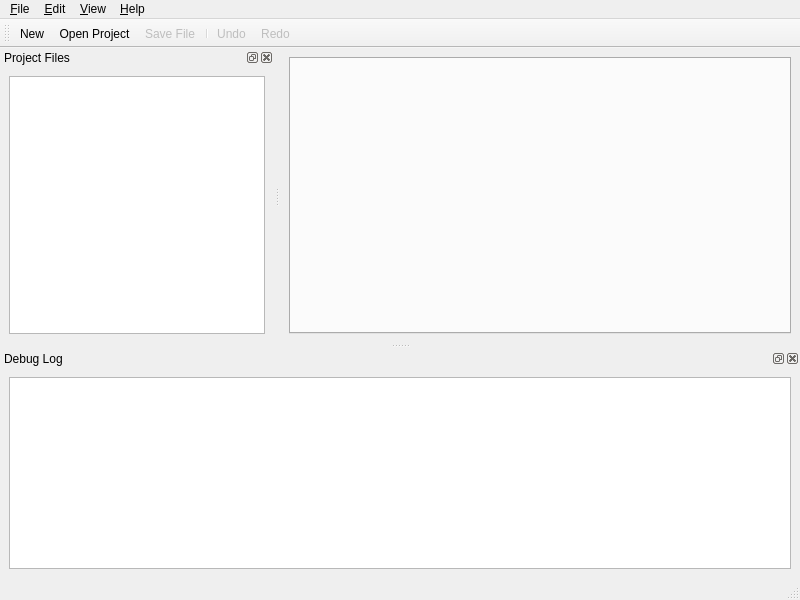
<?xml version="1.0" encoding="UTF-8"?>
<ui version="4.0">
 <class>MainWindow</class>
 <widget class="QMainWindow" name="MainWindow">
  <property name="geometry">
   <rect>
    <x>0</x>
    <y>0</y>
    <width>800</width>
    <height>600</height>
   </rect>
  </property>
  <property name="windowTitle">
   <string>Wombat Studio</string>
  </property>
  <property name="windowIcon">
   <iconset resource="rsrc.qrc">
    <normaloff>:/img/img/box.png</normaloff>:/img/img/box.png</iconset>
  </property>
  <property name="layoutDirection">
   <enum>Qt::LeftToRight</enum>
  </property>
  <property name="tabShape">
   <enum>QTabWidget::Rounded</enum>
  </property>
  <property name="dockOptions">
   <set>QMainWindow::AllowTabbedDocks|QMainWindow::AnimatedDocks</set>
  </property>
  <widget class="QWidget" name="centralwidget">
   <layout class="QHBoxLayout" name="horizontalLayout_2">
    <item>
     <widget class="QTabWidget" name="tabWidget">
      <property name="currentIndex">
       <number>-1</number>
      </property>
      <property name="documentMode">
       <bool>false</bool>
      </property>
      <property name="tabsClosable">
       <bool>true</bool>
      </property>
      <property name="movable">
       <bool>true</bool>
      </property>
     </widget>
    </item>
   </layout>
  </widget>
  <widget class="QStatusBar" name="statusbar"/>
  <widget class="QDockWidget" name="dockProjectFiles">
   <property name="windowIcon">
    <iconset>
     <normaloff>:/img/box.png</normaloff>:/img/box.png</iconset>
   </property>
   <property name="features">
    <set>QDockWidget::AllDockWidgetFeatures</set>
   </property>
   <property name="windowTitle">
    <string>Project Files</string>
   </property>
   <attribute name="dockWidgetArea">
    <number>1</number>
   </attribute>
   <widget class="QWidget" name="dockWidgetContents">
    <layout class="QVBoxLayout" name="verticalLayout">
     <item>
      <widget class="QTreeView" name="fileList">
       <property name="contextMenuPolicy">
        <enum>Qt::CustomContextMenu</enum>
       </property>
       <property name="dragEnabled">
        <bool>true</bool>
       </property>
       <property name="dragDropOverwriteMode">
        <bool>true</bool>
       </property>
       <property name="dragDropMode">
        <enum>QAbstractItemView::InternalMove</enum>
       </property>
       <property name="defaultDropAction">
        <enum>Qt::MoveAction</enum>
       </property>
      </widget>
     </item>
    </layout>
   </widget>
  </widget>
  <widget class="QToolBar" name="toolBar">
   <property name="windowTitle">
    <string>Tool Bar</string>
   </property>
   <attribute name="toolBarArea">
    <enum>TopToolBarArea</enum>
   </attribute>
   <attribute name="toolBarBreak">
    <bool>false</bool>
   </attribute>
   <addaction name="actionNewMenu"/>
   <addaction name="actionOpenProject"/>
   <addaction name="actionSave"/>
   <addaction name="separator"/>
   <addaction name="actionUndo"/>
   <addaction name="actionRedo"/>
  </widget>
  <widget class="QMenuBar" name="menubar">
   <property name="geometry">
    <rect>
     <x>0</x>
     <y>0</y>
     <width>800</width>
     <height>27</height>
    </rect>
   </property>
   <widget class="QMenu" name="menuFile">
    <property name="title">
     <string>&amp;File</string>
    </property>
    <addaction name="actionNewMenu"/>
    <addaction name="actionOpenProject"/>
    <addaction name="actionSave"/>
    <addaction name="actionSaveAll"/>
    <addaction name="actionQuit"/>
   </widget>
   <widget class="QMenu" name="menuHelp">
    <property name="title">
     <string>&amp;Help</string>
    </property>
    <addaction name="actionAbout"/>
   </widget>
   <widget class="QMenu" name="menuWindow">
    <property name="title">
     <string>&amp;View</string>
    </property>
    <addaction name="actionProjectFiles"/>
    <addaction name="actionDebugLog"/>
   </widget>
   <widget class="QMenu" name="menuEdit">
    <property name="title">
     <string>&amp;Edit</string>
    </property>
    <addaction name="actionUndo"/>
    <addaction name="actionRedo"/>
   </widget>
   <addaction name="menuFile"/>
   <addaction name="menuEdit"/>
   <addaction name="menuWindow"/>
   <addaction name="menuHelp"/>
  </widget>
  <widget class="QDockWidget" name="dockDebug">
   <property name="minimumSize">
    <size>
     <width>450</width>
     <height>200</height>
    </size>
   </property>
   <property name="baseSize">
    <size>
     <width>150</width>
     <height>100</height>
    </size>
   </property>
   <property name="floating">
    <bool>true</bool>
   </property>
   <property name="windowTitle">
    <string>Debug Log</string>
   </property>
   <attribute name="dockWidgetArea">
    <number>8</number>
   </attribute>
   <widget class="QWidget" name="dockWidgetContents_6">
    <layout class="QHBoxLayout" name="horizontalLayout_3">
     <item>
      <widget class="QListWidget" name="listDebugLog"/>
     </item>
    </layout>
   </widget>
  </widget>
  <action name="actionSave">
   <property name="enabled">
    <bool>false</bool>
   </property>
   <property name="text">
    <string>&amp;Save File</string>
   </property>
   <property name="toolTip">
    <string>Save</string>
   </property>
   <property name="shortcut">
    <string>Ctrl+S</string>
   </property>
  </action>
  <action name="actionQuit">
   <property name="text">
    <string>&amp;Quit</string>
   </property>
   <property name="shortcut">
    <string>Ctrl+Q</string>
   </property>
  </action>
  <action name="actionNewMenu">
   <property name="text">
    <string>&amp;New...</string>
   </property>
   <property name="toolTip">
    <string>New...</string>
   </property>
   <property name="shortcut">
    <string>Ctrl+N</string>
   </property>
  </action>
  <action name="actionSaveAll">
   <property name="text">
    <string>Save &amp;All</string>
   </property>
   <property name="toolTip">
    <string>Save All</string>
   </property>
  </action>
  <action name="actionAbout">
   <property name="text">
    <string>&amp;About</string>
   </property>
  </action>
  <action name="actionProjectFiles">
   <property name="checkable">
    <bool>true</bool>
   </property>
   <property name="checked">
    <bool>true</bool>
   </property>
   <property name="text">
    <string>&amp;Project Files</string>
   </property>
   <property name="shortcut">
    <string>Ctrl+1</string>
   </property>
  </action>
  <action name="actionOpenProject">
   <property name="text">
    <string>&amp;Open Project</string>
   </property>
   <property name="shortcut">
    <string>Ctrl+O</string>
   </property>
  </action>
  <action name="actionUndo">
   <property name="enabled">
    <bool>false</bool>
   </property>
   <property name="text">
    <string>&amp;Undo</string>
   </property>
   <property name="shortcut">
    <string>Ctrl+Z</string>
   </property>
  </action>
  <action name="actionRedo">
   <property name="enabled">
    <bool>false</bool>
   </property>
   <property name="text">
    <string>&amp;Redo</string>
   </property>
   <property name="shortcut">
    <string>Ctrl+Y</string>
   </property>
  </action>
  <action name="actionClose_Tab">
   <property name="text">
    <string>Close Tab</string>
   </property>
   <property name="shortcut">
    <string>Ctrl+F4</string>
   </property>
  </action>
  <action name="actionDebugLog">
   <property name="checkable">
    <bool>true</bool>
   </property>
   <property name="checked">
    <bool>false</bool>
   </property>
   <property name="text">
    <string>&amp;Debug Log</string>
   </property>
   <property name="shortcut">
    <string>Ctrl+0</string>
   </property>
  </action>
 </widget>
 <resources>
  <include location="rsrc.qrc"/>
 </resources>
 <connections>
  <connection>
   <sender>actionQuit</sender>
   <signal>triggered()</signal>
   <receiver>MainWindow</receiver>
   <slot>close()</slot>
   <hints>
    <hint type="sourcelabel">
     <x>-1</x>
     <y>-1</y>
    </hint>
    <hint type="destinationlabel">
     <x>415</x>
     <y>308</y>
    </hint>
   </hints>
  </connection>
  <connection>
   <sender>actionProjectFiles</sender>
   <signal>toggled(bool)</signal>
   <receiver>dockProjectFiles</receiver>
   <slot>setVisible(bool)</slot>
   <hints>
    <hint type="sourcelabel">
     <x>-1</x>
     <y>-1</y>
    </hint>
    <hint type="destinationlabel">
     <x>120</x>
     <y>324</y>
    </hint>
   </hints>
  </connection>
  <connection>
   <sender>dockProjectFiles</sender>
   <signal>visibilityChanged(bool)</signal>
   <receiver>actionProjectFiles</receiver>
   <slot>setChecked(bool)</slot>
   <hints>
    <hint type="sourcelabel">
     <x>120</x>
     <y>324</y>
    </hint>
    <hint type="destinationlabel">
     <x>-1</x>
     <y>-1</y>
    </hint>
   </hints>
  </connection>
  <connection>
   <sender>actionNewMenu</sender>
   <signal>triggered()</signal>
   <receiver>MainWindow</receiver>
   <slot>newMenu()</slot>
   <hints>
    <hint type="sourcelabel">
     <x>-1</x>
     <y>-1</y>
    </hint>
    <hint type="destinationlabel">
     <x>399</x>
     <y>299</y>
    </hint>
   </hints>
  </connection>
  <connection>
   <sender>actionOpenProject</sender>
   <signal>triggered()</signal>
   <receiver>MainWindow</receiver>
   <slot>openProject()</slot>
   <hints>
    <hint type="sourcelabel">
     <x>-1</x>
     <y>-1</y>
    </hint>
    <hint type="destinationlabel">
     <x>399</x>
     <y>299</y>
    </hint>
   </hints>
  </connection>
  <connection>
   <sender>fileList</sender>
   <signal>activated(QModelIndex)</signal>
   <receiver>MainWindow</receiver>
   <slot>openFile(QModelIndex)</slot>
   <hints>
    <hint type="sourcelabel">
     <x>136</x>
     <y>325</y>
    </hint>
    <hint type="destinationlabel">
     <x>399</x>
     <y>299</y>
    </hint>
   </hints>
  </connection>
  <connection>
   <sender>actionSave</sender>
   <signal>triggered()</signal>
   <receiver>MainWindow</receiver>
   <slot>saveFile()</slot>
   <hints>
    <hint type="sourcelabel">
     <x>-1</x>
     <y>-1</y>
    </hint>
    <hint type="destinationlabel">
     <x>399</x>
     <y>299</y>
    </hint>
   </hints>
  </connection>
  <connection>
   <sender>actionUndo</sender>
   <signal>triggered()</signal>
   <receiver>MainWindow</receiver>
   <slot>undo()</slot>
   <hints>
    <hint type="sourcelabel">
     <x>-1</x>
     <y>-1</y>
    </hint>
    <hint type="destinationlabel">
     <x>399</x>
     <y>299</y>
    </hint>
   </hints>
  </connection>
  <connection>
   <sender>actionRedo</sender>
   <signal>triggered()</signal>
   <receiver>MainWindow</receiver>
   <slot>redo()</slot>
   <hints>
    <hint type="sourcelabel">
     <x>-1</x>
     <y>-1</y>
    </hint>
    <hint type="destinationlabel">
     <x>399</x>
     <y>299</y>
    </hint>
   </hints>
  </connection>
  <connection>
   <sender>tabWidget</sender>
   <signal>tabCloseRequested(int)</signal>
   <receiver>MainWindow</receiver>
   <slot>closeTab(int)</slot>
   <hints>
    <hint type="sourcelabel">
     <x>537</x>
     <y>316</y>
    </hint>
    <hint type="destinationlabel">
     <x>399</x>
     <y>299</y>
    </hint>
   </hints>
  </connection>
  <connection>
   <sender>actionDebugLog</sender>
   <signal>toggled(bool)</signal>
   <receiver>dockDebug</receiver>
   <slot>setVisible(bool)</slot>
   <hints>
    <hint type="sourcelabel">
     <x>-1</x>
     <y>-1</y>
    </hint>
    <hint type="destinationlabel">
     <x>399</x>
     <y>463</y>
    </hint>
   </hints>
  </connection>
  <connection>
   <sender>tabWidget</sender>
   <signal>currentChanged(int)</signal>
   <receiver>MainWindow</receiver>
   <slot>changeTab()</slot>
   <hints>
    <hint type="sourcelabel">
     <x>537</x>
     <y>198</y>
    </hint>
    <hint type="destinationlabel">
     <x>399</x>
     <y>299</y>
    </hint>
   </hints>
  </connection>
 </connections>
 <slots>
  <slot>newMenu()</slot>
  <slot>openProject()</slot>
  <slot>import()</slot>
  <slot>openFile(QModelIndex)</slot>
  <slot>saveFile()</slot>
  <slot>undo()</slot>
  <slot>redo()</slot>
  <slot>closeTab(int)</slot>
  <slot>filePaneContextMenu(QPoint)</slot>
  <slot>closeCurrentTab()</slot>
  <slot>changeTab()</slot>
 </slots>
</ui>
